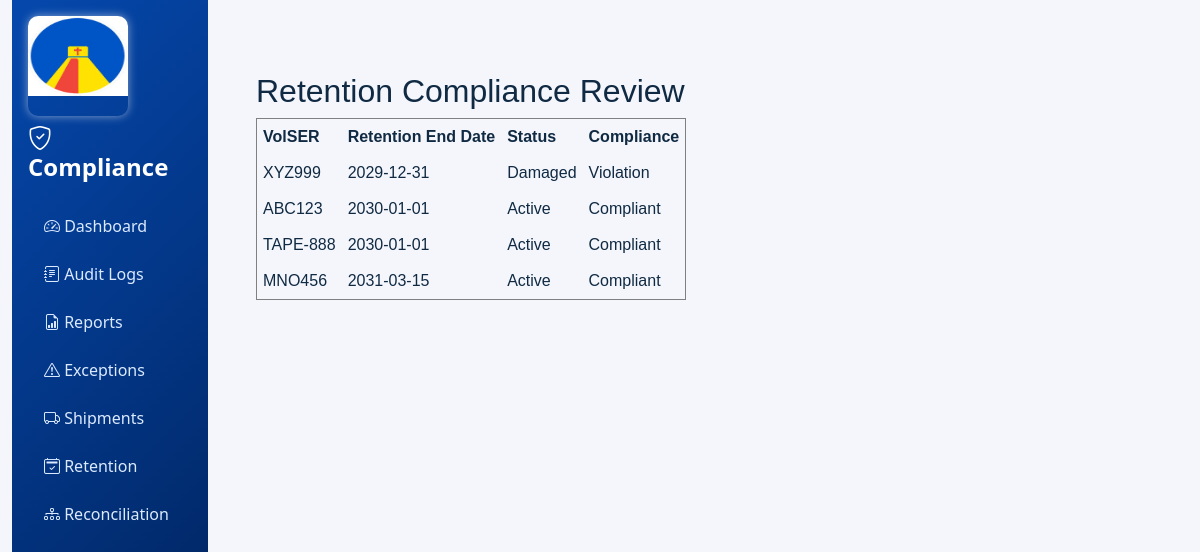
The page /auditor-dashboard/retention/ (signed in) on the database as committed earlier.
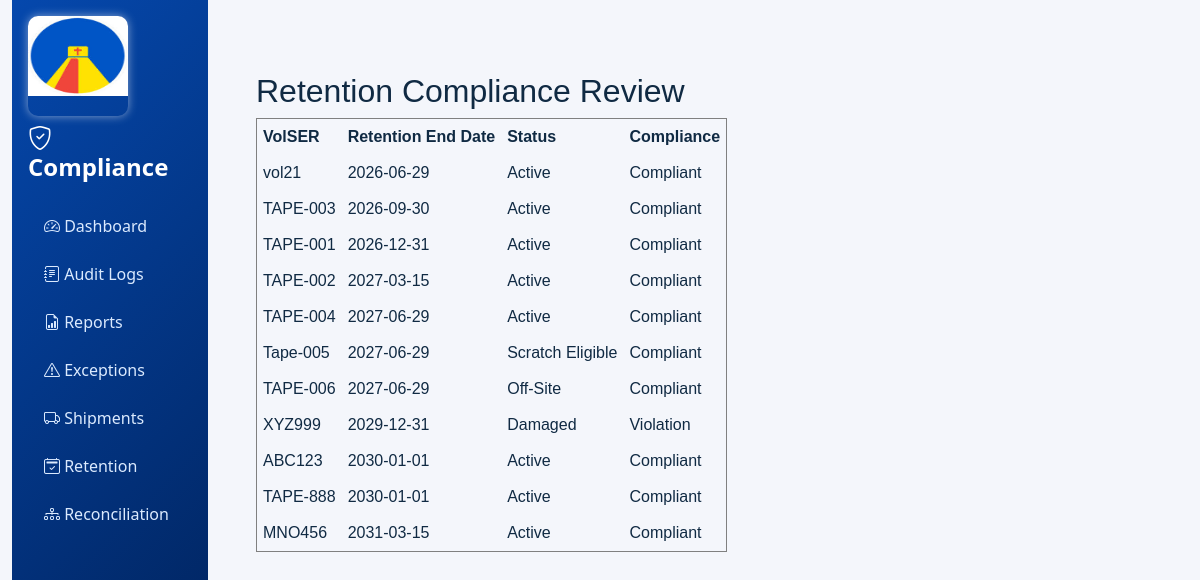
The same page on the database as committed later.
### inventory/models.py (models this page shows, shortened)
class Tape(models.Model):
    id = models.UUIDField(primary_key=True, default=uuid.uuid4, editable=False)
    TAPE_TYPE_CHOICES = [
        ('LTO-6', 'LTO-6'),
        ('LTO-7', 'LTO-7'),
        ('LTO-8', 'LTO-8'),
        ('LTO-9', 'LTO-9'),
    ]
    STATUS_CHOICES = [
        ('Active', 'Active'),
        ('Retained', 'Retained'),
        ('Off-Site', 'Off-Site'),
        ('In Transit', 'In Transit'),
        ('Scratch Eligible', 'Scratch Eligible'),
        ('Damaged', 'Damaged'),
        ('Missing', 'Missing'),
    ]
    volser = models.CharField(max_length=100, unique=True)
    barcode = models.CharField(max_length=100, unique=True)
    rfid_tag = models.CharField(max_length=100, blank=True, null=True)
    tape_type = models.CharField(max_length=10, choices=TAPE_TYPE_CHOICES)
    manufacturer = models.CharField(max_length=150, blank=True)
    status = models.CharField(max_length=20, choices=STATUS_CHOICES, default='Active')
    current_location = models.CharField(max_length=200, blank=True)
    retention_end_date = models.DateField()
    legal_hold = models.BooleanField(default=False)
    audit_hold = models.BooleanField(default=False)
    remarks = models.TextField(blank=True)
    date_registered = models.DateTimeField(auto_now_add=True)
    class Meta:
        ordering = ['-date_registered']

### inventory/views.py (the view)
# urls.py: path('auditor-dashboard/retention/', views.retention_compliance_view, name='auditor-retention'),
@login_required(login_url='signin')
@user_passes_test(is_it_compliance_auditor, login_url='signin')
def retention_compliance_view(request):
    context = _build_auditor_context(request, page='retention')
    context['active_view'] = 'retention'
    return render(request, 'auditor_dashboard.html', context)

### inventory/models.py (called while the page is built)
    def has_dual_custody(self):
        return bool(self.releasing_custodian and self.receiving_custodian)

    def is_manifest_complete(self):
        return self.number_of_tapes > 0 and self.tapes.exists() and self.number_of_tapes == self.tapes.count()

    def compliance_checks(self):
        checks = {
            'tape_exists': self.tapes.exists(),
            'duplicate_tapes': not self.tapes.values('id').annotate(count=Count('id')).filter(count__gt=1).exists(),
            'manifest_complete': self.is_manifest_complete(),
            'retention_compliance': not self.tapes.filter(retention_end_date__lt=(self.expected_delivery_date or timezone.localdate())).exists(),
            'legal_hold': not self.tapes.filter(legal_hold=True).exists(),
            'audit_hold': not self.tapes.filter(audit_hold=True).exists(),
            'damage_status': not self.tapes.filter(status='Damaged').exists(),
            'missing_tape_status': not self.tapes.filter(status='Missing').exists(),
            'dual_custody': self.has_dual_custody(),
        }
        return checks

    def compliance_passed(self):
        return all(self.compliance_checks().values())

### inventory/templates/auditor_dashboard.html (shortened to what this page needs)
{% load static %}
<!DOCTYPE html>
<html lang="en">
<head>
    <link href="https://cdn.jsdelivr.net/npm/bootstrap@5.3.3/dist/css/bootstrap.min.css" rel="stylesheet">
    <link rel="stylesheet" href="https://cdn.jsdelivr.net/npm/bootstrap-icons@1.11.3/font/bootstrap-icons.css">
    <link rel="stylesheet" href="https://cdn.datatables.net/2.1.8/css/dataTables.bootstrap5.min.css">
    {% load static %}
</head>
<body>
<div class="container-fluid">
    <div class="row g-0">
        <aside class="col-lg-2 sidebar p-3">
             <h4><div class="logo">
            <img src="{% static 'inventory/round.jpg' %}" alt="logo" width="100" height="100" style="padding-bottom:20px; border-radius:10px; box-shadow:0 0 10px rgba(255,255,255,0.5);">
        </div> </h4>
            <h4 class="fw-bold mb-4"><i class="bi bi-shield-check"></i> Compliance</h4>
            <ul class="nav flex-column gap-2">
                <li><a href="{% url 'auditor-dashboard' %}" class="nav-link"><i class="bi bi-speedometer2"></i> Dashboard</a></li>
                <li><a href="{% url 'auditor-dashboard' %}?view=audit-logs" class="nav-link {% if active_view == 'audit-logs' %}active{% endif %}"><i class="bi bi-journal-text"></i> Audit Logs</a></li>
                <li><a href="{% url 'auditor-dashboard' %}?view=reports" class="nav-link {% if active_view == 'reports' %}active{% endif %}"><i class="bi bi-file-earmark-bar-graph"></i> Reports</a></li>
                <li><a href="{% url 'auditor-exceptions' %}" class="nav-link"><i class="bi bi-exclamation-triangle"></i> Exceptions</a></li>
                <li><a href="{% url 'auditor-shipments' %}" class="nav-link"><i class="bi bi-truck"></i> Shipments</a></li>
                <li><a href="{% url 'auditor-retention' %}" class="nav-link"><i class="bi bi-calendar2-check"></i> Retention</a></li>
                <li><a href="{% url 'auditor-reconciliation' %}" class="nav-link"><i class="bi bi-diagram-3"></i> Reconciliation</a></li>
            </ul>
        </aside>
        <main class="col-lg-10 p-4">
            {% block content %}
            {% if active_view == 'reports' %}
                <div class="mt-4">
                    <h5 class="fw-semibold mb-3">Compliance Health</h5>
                    <h5 class="fw-semibold mb-3">Audit Trail Review</h5>
                    {% include 'compliance_reports.html' %}
                </div>
            {% elif active_view == 'exceptions' %}
                <div class="mt-4">
                    {% include 'exception_review.html' %}
                </div>
            {% elif active_view == 'shipments' %}
                <div class="mt-4">
                    {% include 'shipment_compliance.html' %}
                </div>
            {% elif active_view == 'retention' %}
                <div class="mt-4">
                    {% include 'retention_compliance.html' %}
                </div>
            {% elif active_view == 'reconciliation' %}
                <div class="mt-4">
                    {% include 'reconciliation_review.html' %}
                </div>
            {% endif %}
            {% endblock %}
        </main>
    </div>
</div>
</body>
</html>

### inventory/templates/retention_compliance.html
<!DOCTYPE html>
<html lang="en">
<head><meta charset="UTF-8"><title>Retention Compliance Review</title></head>
<body>
<div style="font-family: Arial, sans-serif; padding: 24px;">
    <h2>Retention Compliance Review</h2>
    <table border="1" cellpadding="6" cellspacing="0">
        <tr><th>VolSER</th><th>Retention End Date</th><th>Status</th><th>Compliance</th></tr>
        {% for row in retention_rows %}
        <tr><td>{{ row.volser }}</td><td>{{ row.retention_end_date }}</td><td>{{ row.current_status }}</td><td>{{ row.compliance_status }}</td></tr>
        {% empty %}<tr><td colspan="4">No retention data.</td></tr>{% endfor %}
    </table>
</div>
</body>
</html>

Rows that differ between the two databases and show on the page:
added Tape: volser "vol21", current_status "Active"
added Tape: volser "TAPE-003", current_status "Active"
added Tape: volser "TAPE-001", current_status "Active"
added Tape: volser "TAPE-002", current_status "Active"
added Tape: volser "TAPE-004", current_status "Active"
added Tape: volser "Tape-005", current_status "Scratch Eligible"
added Tape: volser "TAPE-006", current_status "Off-Site"
Other text that changed with them:
new list line: "2026-06-29 Compliant"
new list line: "2026-09-30 Compliant"
new list line: "2026-12-31 Compliant"
new list line: "2027-03-15 Compliant"
new list line: "2027-06-29 Compliant"
